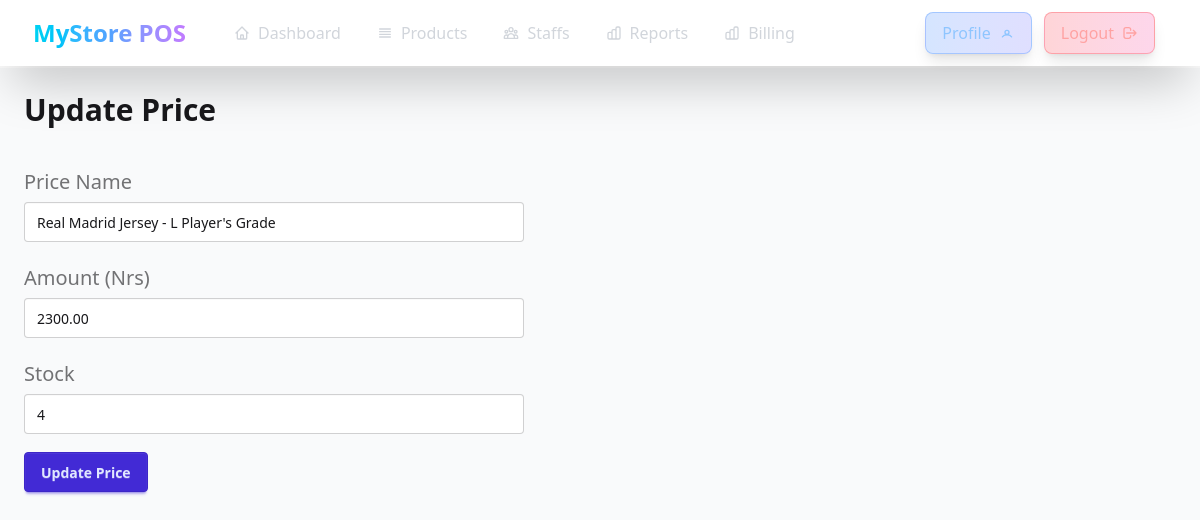
Page /shop/price/10/update/ on the committed database.
### shop/models.py (models this page shows, shortened)
class Price(models.Model):
    name=models.CharField(max_length=100)
    amount=models.DecimalField(max_digits=10, decimal_places=2)
    item=models.ForeignKey(Item, on_delete=models.CASCADE, related_name='prices')
    stock=models.PositiveIntegerField(default=1)
    barcode = models.CharField(max_length=50, unique=True, blank=True, null=True)
    class Meta:
        unique_together = ('name', 'item')

### shop/views.py (the view)
# urls.py: path("price/<pk>/update/", views.price_update, name="price_update"),
def price_update(request,pk):
    try:
        price=Price.objects.get(id=pk)
        base_url=reverse("shop:price")
        query_string=urlencode({"item_id":price.item.id})
        url=f"{base_url}?{query_string}"
    except Price.DoesNotExist:
        messages.error(request, "Price does not exist")
        return redirect(url)
    if request.method == "POST":
        form = PriceForm(request.POST, instance=price)
        if form.is_valid():
            form.save()
            messages.success(request, "Price updated successfully!")
            return redirect(url)
        messages.error(request, "Please correct the errors below.")
        return redirect(url)
    else:
        form=PriceForm(instance=price)
        context={"form":form,}
        return render(request, "shop/price-update.html", context)

### shop/forms.py (shortened to what this page needs)
class PriceForm(forms.ModelForm):
    class Meta:
        model = Price
        fields = ['name','amount','stock']

### common/templatetags/form_extras.py (called while the page is built)
@register.filter
def add_class(field, css_class):
    if not isinstance(field, BoundField):
        return field
    existing_classes = field.field.widget.attrs.get("class", "")
    if existing_classes:
        new_classes = f"{existing_classes} {css_class}"
    else:
        new_classes = css_class
    field_copy = field
    field_copy.field.widget.attrs["class"] = new_classes
    return field_copy

### shop/templates/shop/price-update.html (shortened to what this page needs)
{% extends 'base.html' %}
{% load form_extras %}
{% block content %}
<main class=" min-h-screen flex flex-col  gap-5 p-6 w-full mt-17" id="main">
    <h1 class="text-3xl font-bold mb-4">Update Price </h1>
    <div class="flex  gap-12">
        <form id="add-price-form" action="" method="post" class="flex-grow max-w-[500px]">
            <fieldset class="fieldset mb-1">
                <label class="label text-xl" for="{{ form.name.id_for_label }}">Price {{form.name.label}}</label>
                {{ form.name|add_class:"input p-3 mb-1 min-w-[300px] w-full" }}
            </fieldset>
            <fieldset class="fieldset mb-1">
                <label class="label text-xl" for="{{ form.amount.id_for_label }}">{{form.amount.label}} (Nrs)</label>
                {{ form.amount|add_class:"input p-3 mb-1 min-w-[300px] w-full" }}
            </fieldset>
            <fieldset class="fieldset mb-1">
                <label class="label text-xl" for="{{ form.amount.id_for_label }}">{{form.stock.label}}</label>
                {{ form.stock|add_class:"input p-3 mb-1 min-w-[300px] w-full" }}
            </fieldset>
            <button type="submit" class="btn btn-primary">Update Price</button>
        </form
    </div>
</main>
{% endblock content %}

### rows in the picture
Price: name "Real Madrid Jersey - L Player's Grade", amount "2300.00", stock "4"
